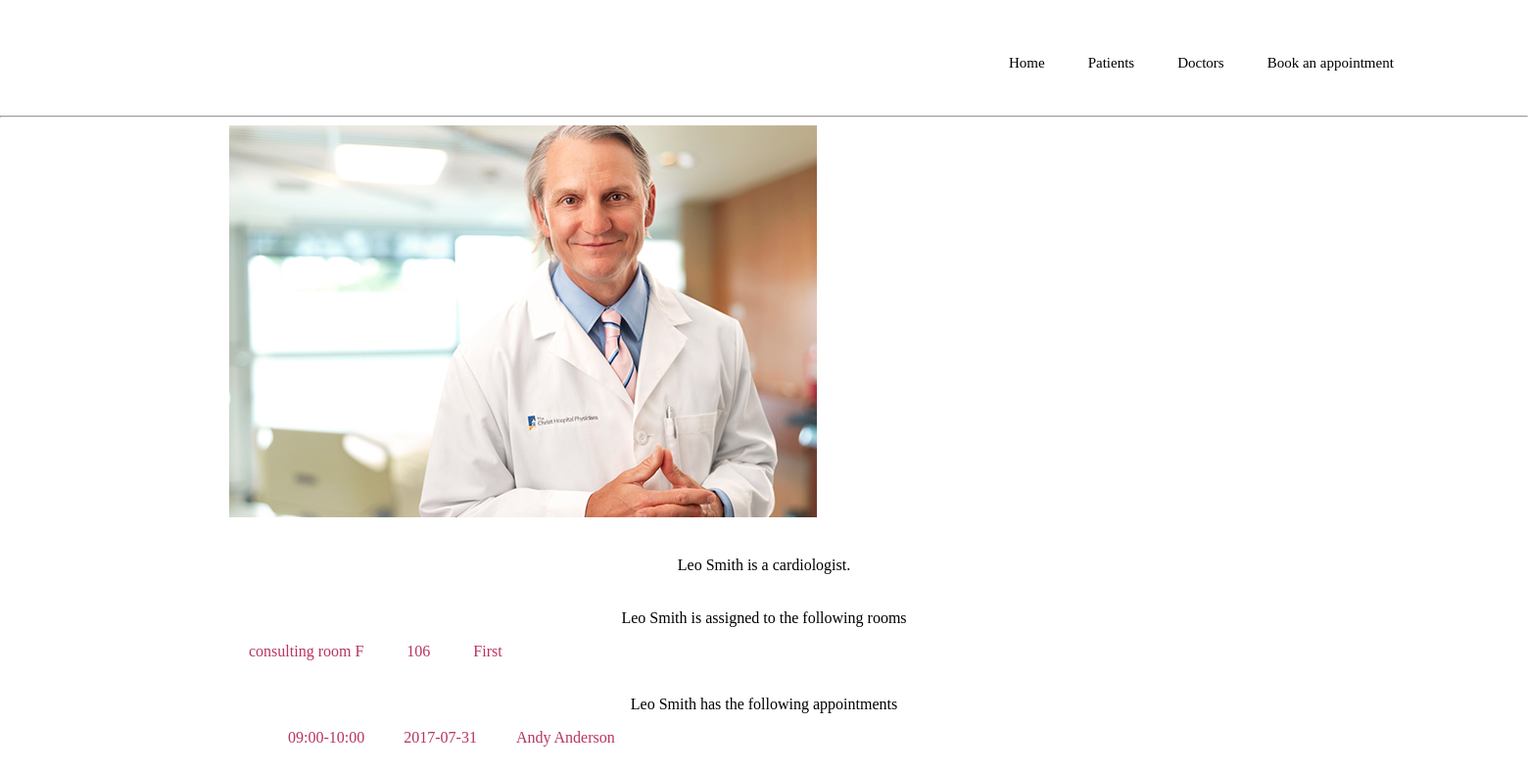
The page /doctor_detail.php?doctor_id=1 on the database its author committed.
### tables this page shows
CREATE TABLE `rooms` (
  `id` int(11) NOT NULL,
  `floor` varchar(255) NOT NULL,
  `number` int(2) NOT NULL,
  `name` varchar(255) NOT NULL,
  `doctor_id` int(11) DEFAULT NULL
);

CREATE TABLE `doctors` (
  `id` int(11) NOT NULL,
  `name` varchar(255) NOT NULL,
  `specialisation` varchar(255) NOT NULL,
  `photograph` varchar(255) NOT NULL
);

CREATE TABLE `appointments` (
  `appointment_time` varchar(255) DEFAULT NULL,
  `appointment_date` date DEFAULT NULL,
  `patient_id` int(11) NOT NULL,
  `doctor_id` int(11) NOT NULL
);

CREATE TABLE `patients` (
  `id` int(11) NOT NULL,
  `name` varchar(255) NOT NULL,
  `medical_aid_number` int(255) NOT NULL,
  `phone_number` varchar(255) NOT NULL
);

### doctor_detail.php (the view, shortened to what this page needs)
<?php
    require_once 'connect.php';
?>
<!DOCTYPE html>
<html>
    <head>
        <link rel="stylesheet" href="css/main.css">
    </head>
    <body>
        <?php
            include 'fragments/navigation.php';
?>
<main>
<?php
                $doctor_id = $_GET['doctor_id'];
                $doctor_sql = "SELECT doctors.name, doctors.specialisation, doctors.photograph,
                rooms.floor FROM doctors INNER JOIN rooms
                ON rooms.doctor_id = doctors.id
                WHERE doctors.id = :doctor_id;";
                $statement = $pdo->prepare($doctor_sql);
                $statement->bindParam(':doctor_id', $doctor_id, PDO::PARAM_INT);
                $statement->execute();
                $doctor_row = $statement->fetch();
                $appointments_sql = "SELECT patients.name as patient_name,appointments.appointment_time, appointments.appointment_date FROM doctors INNER JOIN appointments ON appointments.doctor_id = doctors.id INNER JOIN patients ON appointments.patient_id = patients.id WHERE doctors.id = :doctor_id;";
                $statement = $pdo->prepare($appointments_sql);
                $statement->bindParam(':doctor_id', $doctor_id, PDO::PARAM_INT);
                $statement->execute();
                $appointments_results = $statement->fetchAll();
                $rooms_sql = "SELECT doctors.name as doctor_name, rooms.floor, rooms.number, rooms.name as room_name FROM doctors INNER JOIN rooms ON rooms.doctor_id = doctors.id
                WHERE doctors.id = :doctor_id;";
                $statement = $pdo->prepare($rooms_sql);
                $statement->bindParam(':doctor_id', $doctor_id, PDO::PARAM_INT);
                $statement->execute();
                $rooms_results = $statement->fetchAll();
                $doctor_path = $doctor_row['photograph'];
                $specialisation = $doctor_row['specialisation'];
                $name = $doctor_row['name'];
                echo "<div class='detail'>";
                echo "<img class='flag' src='$doctor_path'>";
                echo "<p>$name is a $specialisation.</p>";
                echo "<p>$name is assigned to the following rooms</p>";
                foreach ($rooms_results as $room_row) {
                $room_name = $room_row['room_name'];
                $room_number = $room_row['number'];
                $room_floor = $room_row['floor'];
                echo "<li>$room_name </li>";
                echo "<li>$room_number</li>  ";
                echo "<li>$room_floor</li> ";
                }
                echo "  <p>$name has the following appointments </p>";
                echo "  <ul>";
                foreach ($appointments_results as $appointment_row) {
                $appointment_time = $appointment_row['appointment_time'];
                $appointment_date = $appointment_row['appointment_date'];
             $patient_name = $appointment_row['patient_name'];
                echo "<li>$appointment_time</li>";
                echo "<li>$appointment_date</li>";
                echo "<li>$patient_name</li>";
                }
                echo " </ul>";
                echo "</div>";
?>
        </main>
    </body>
</html>

### css/main.css (style rules this page uses)
body { margin: 0; padding: 0; }
main { width: 70%; height: 1500px; margin: 0 auto 0 auto; background-color: white; }
p { color:black; text-align: center; padding: 20px 20px 0px 20px; }
li { font-family: fontOne; color: #b83363; display: inline; margin: 20px; }
ul { color:#b83363; }

### rows shown on the page
rooms: doctor.photograph (picture), doctor.name "Leo Smith", doctor.specialisation "cardiologist", name "consulting room F", number "106", floor "First"
appointments: appointment_time "09:00-10:00", appointment_date "2017-07-31", patient.name "Andy Anderson"
